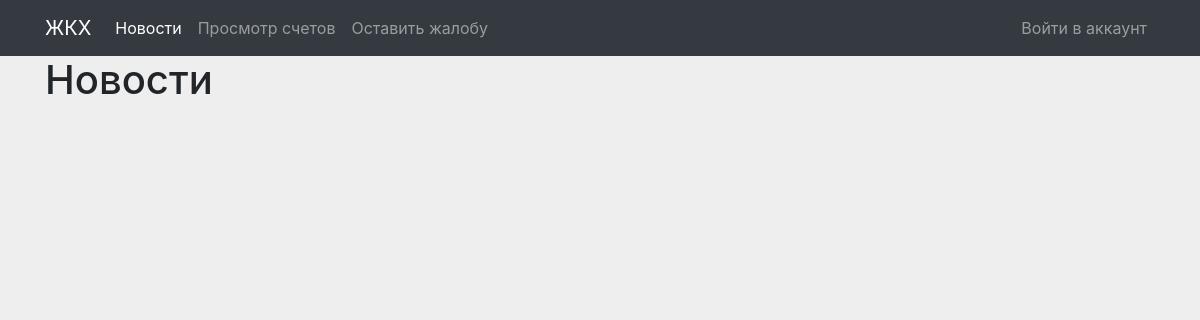
The app's page /, older data.
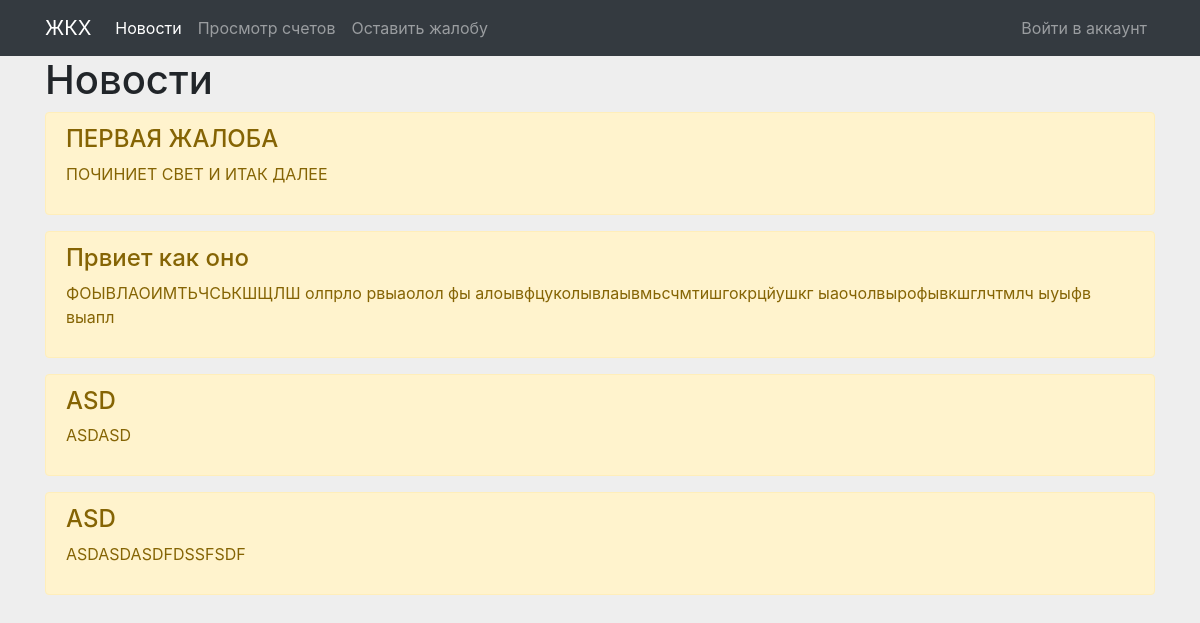
The same page, newer data.
### main/models.py (models this page shows, shortened)
class Reports(models.Model):
    title = models.CharField('Название', max_length=200)
    text = models.TextField('Содержание')
    vision = models.CharField('Видна ли она админу', max_length=2)

### main/views.py (the view)
# urls.py: path('', views.news, name = 'news'),
def news(request):
    reports = Reports.objects.all
    return render(request, 'main/news.html', {'title': 'Новости', 'reports': reports})

### templates/main/news.html
{% extends 'page.html' %}
{% block news %}
active
{% endblock %}
{% block content %}
<div class="container">
    <h1 >Новости</h1>
    {% for el in reports %}
        <div class="row">
            <div class="col">
                <div class="alert alert-warning" role="alert">
                    <h4 class="alert-heading">{{ el.title }}</h4>
                    <p>{{ el.text }}</p>
                </div>
            </div>
        </div>
    {% endfor %}
{% endblock %}

### templates/page.html (shortened to what this page needs)
<!DOCTYPE html>
<html lang="en">
<head>
    <link rel="stylesheet" href="https://cdn.jsdelivr.net/npm/bootstrap@4.0.0/dist/css/bootstrap.min.css">
    {% load static %}
    <link rel="stylesheet" href={% static "css/style.css" %}>
</head>
<body>
<nav class="navbar navbar-expand-lg bg-dark navbar-dark">
    <div class="container">
        <a class="navbar-brand" href="#">ЖКХ</a>
    <div class="collapse navbar-collapse" id="navbarSupportedContent">
        <ul class="navbar-nav mr-auto">
            <li class="nav-item {% block news %}{% endblock %}">
                <a class="nav-link" href="{% url 'news' %}">Новости</a>
            </li>
            <li class="nav-item {% block bills %}{% endblock %}">
                <a class="nav-link" href="{% url 'bills' %}">Просмотр счетов</a>
            </li>
            <li class="nav-item {% block report %}{% endblock %}">
                <a class="nav-link" href="{% url 'report' %}">Оставить жалобу</a>
            </li>
            <li class="nav-item">
                <a class="nav-link" href="{% url 'report' %}">{{ user.allows }}</a>
            </li>
        </ul>
        <div class = "navbar-nav form-inline my-2 my-lg-0 ">
            {% if user.is_authenticated %}
                <a class="nav-link" href="{% url 'logout' %}">Выйти из аккаунта</a>
            {% else %}
                <a class="nav-link" href="{% url 'login' %}">Войти в аккаунт</a>
            {% endif %}
        </div>
    </div>
    </div>
</nav>
    {% block content %}
    {% endblock %}
</body>
</html>

### main/static/css/style.css (style rules this page uses)
body { background-color: #eee; }

Row changes from the older to the newer data that the page shows:
added Reports: title "ПЕРВАЯ ЖАЛОБА", text "ПОЧИНИЕТ СВЕТ И ИТАК ДАЛЕЕ"
added Reports: title "Првиет как оно", text "ФОЫВЛАОИМТЬЧСЬКШЩЛШ олпрло рвыаолол фы алоывфцуколывлаывмьсчмтишгокрцйушкг ыаочолвырофывкшглчтмлч ыуыфв выапл"
added Reports: title "ASD", text "ASDASD"
added Reports: title "ASD", text "ASDASDASDFDSSFSDF"
